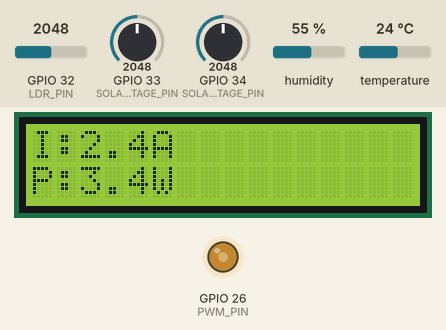
Recording of a sketch running on a simulated ESP32. Parts: 16×2 character LCD, output pins drawn as LEDs (lit = HIGH). The inputs (shaded band) are chosen by the test bench; at power-on: humidity 55 %, GPIO 32 (LDR_PIN) = 2048, GPIO 33 (SOLAR_OUTPUT_VOLTAGE_PIN) = 2048, GPIO 34 (SOLAR_INPUT_VOLTAGE_PIN) = 2048, temperature 24 °C (analog values on the 0–4095 scale). Storage starts empty; what the sketch prints to the serial monitor is not drawn.

Above: at 7.4 s.
7.5 s: humidity set to 22 %
At 10.6 s:
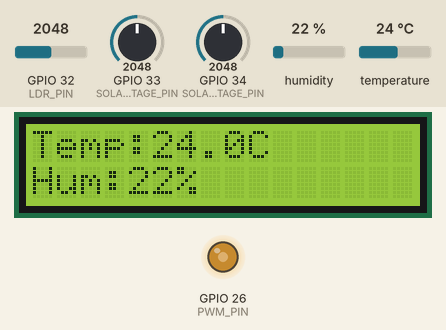
13.8 s: GPIO 32 (LDR_PIN) set to 2540
At 16.3 s:
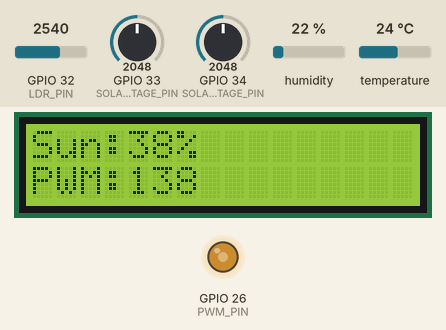
20.1 s: GPIO 33 (SOLAR_OUTPUT_VOLTAGE_PIN) set to 2540
At 22.0 s:
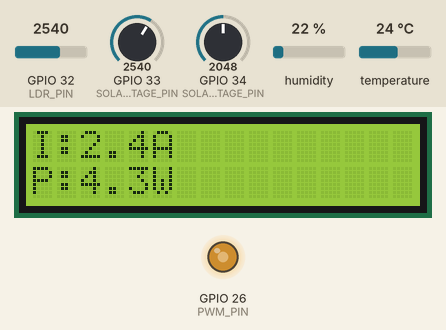
23.7 s: GPIO 34 (SOLAR_INPUT_VOLTAGE_PIN) set to 2540
At 28.5 s:
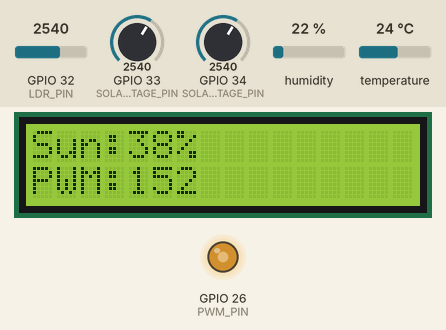
29.4 s: GPIO 33 (SOLAR_OUTPUT_VOLTAGE_PIN) set to 2460
At 30.8 s:
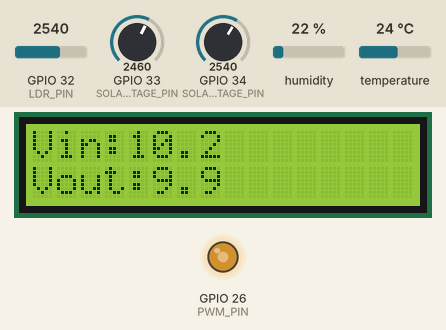
32.9 s: temperature set to 12 °C
At 38.0 s:
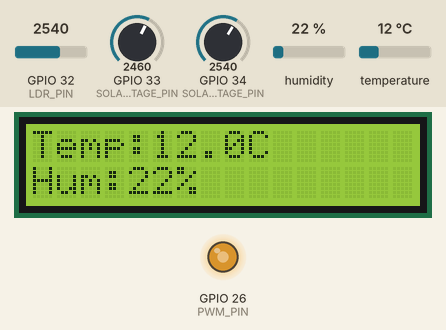
Timing chart, 0 to 54.5 s (numbered marks = the images above; inputs shaded):
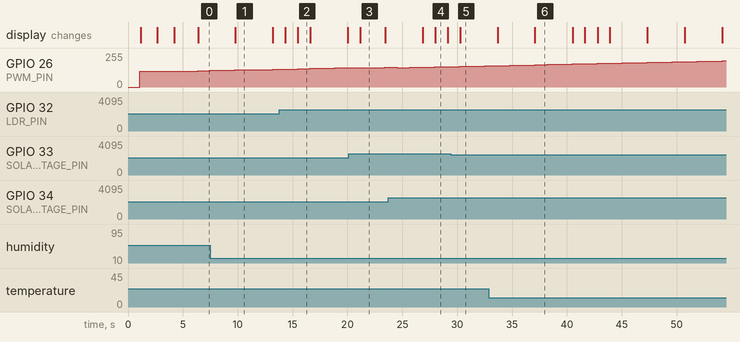

The sketch:

MPPT_DEVICE_USING_IOT_V_C.ino
```cpp
#include <WiFi.h>
#include "AdafruitIO_WiFi.h"
#include <Wire.h>
#include <LiquidCrystal_I2C.h>
#include <DHT.h>
#include <SPI.h>
#include <SD.h>

// =======================
// Adafruit IO Details
// =======================
#define IO_USERNAME  "mqtt240426"
#define IO_KEY       "aio_Bmbz22crL8hi30wbk6pfqjxgB9mM"

#define WIFI_SSID    "homeiot"
#define WIFI_PASS    "homeiot123"

AdafruitIO_WiFi io(IO_USERNAME, IO_KEY, WIFI_SSID, WIFI_PASS);

// =======================
// LCD I2C
// =======================
LiquidCrystal_I2C lcd(0x27, 16, 2);

// =======================
// ESP32 Pins
// =======================
#define SOLAR_INPUT_VOLTAGE_PIN   34
#define SOLAR_OUTPUT_VOLTAGE_PIN  33
#define CURRENT_PIN               35
#define LDR_PIN                   32
#define DHT_PIN                   25
#define DHT_TYPE                  DHT11
#define PWM_PIN                   26
#define SD_CS_PIN                 5

DHT dht(DHT_PIN, DHT_TYPE);

// =======================
// Sensor Calibration
// =======================
float adcRef = 3.3;
float adcMax = 4095.0;

float voltageFactor = 5.0;

float acsOffset = 2.5;
float acsSensitivity = 0.185;

// =======================
// Adafruit IO Feeds
// =======================
AdafruitIO_Feed *inputVoltageFeed  = io.feed("solar-input-voltage");
AdafruitIO_Feed *outputVoltageFeed = io.feed("solar-output-voltage");
AdafruitIO_Feed *currentFeed       = io.feed("solar-current");
AdafruitIO_Feed *powerFeed         = io.feed("solar-power");
AdafruitIO_Feed *tempFeed          = io.feed("temperature");
AdafruitIO_Feed *humFeed           = io.feed("humidity");
AdafruitIO_Feed *ldrFeed           = io.feed("sunlight");
AdafruitIO_Feed *pwmFeed           = io.feed("mppt-pwm");

// =======================
// MPPT Variables
// =======================
float oldPower = 0;
float oldVoltage = 0;

int pwmValue = 120;
const int pwmFreq = 20000;
const int pwmResolution = 8;

unsigned long lastSend = 0;
const unsigned long sendInterval = 15000;

unsigned long lastSDLog = 0;
const unsigned long sdLogInterval = 5000;

bool sdReady = false;

// =======================
// Read Voltage
// =======================
float readVoltage(int pin) {
  int adc = analogRead(pin);
  float adcVoltage = adc * (adcRef / adcMax);
  float actualVoltage = adcVoltage * voltageFactor;
  return actualVoltage;
}

// =======================
// Read Current
// =======================
float readCurrent() {
  int adc = analogRead(CURRENT_PIN);
  float sensorVoltage = adc * (adcRef / adcMax);

  float current = (sensorVoltage - acsOffset) / acsSensitivity;

  if (current < 0.05 && current > -0.05) current = 0;
  if (current < 0) current = 0;

  return current;
}

// =======================
// MPPT P&O Algorithm
// =======================
void mpptControl(float inputVoltage, float power) {
  float dP = power - oldPower;
  float dV = inputVoltage - oldVoltage;

  if (dP > 0) {
    if (dV > 0) pwmValue += 2;
    else pwmValue -= 2;
  } else {
    if (dV > 0) pwmValue -= 2;
    else pwmValue += 2;
  }

  pwmValue = constrain(pwmValue, 30, 230);
  ledcWrite(PWM_PIN, pwmValue);

  oldPower = power;
  oldVoltage = inputVoltage;
}

// =======================
// Create CSV Header
// =======================
void createSDHeader() {
  if (!SD.exists("/mppt_log.csv")) {
    File file = SD.open("/mppt_log.csv", FILE_WRITE);
    if (file) {
      file.println("Time(ms),Vin(V),Vout(V),Current(A),Power(W),Temp(C),Humidity(%),Sunlight(%),PWM");
      file.close();
    }
  }
}

// =======================
// Save Data to CSV File
// =======================
void saveDataToSD(float inputVoltage, float outputVoltage, float current, float power, float temperature, float humidity, int sunlightPercent, int pwmValue) {
  if (!sdReady) return;

  File file = SD.open("/mppt_log.csv", FILE_APPEND);

  if (file) {
    file.print(millis());
    file.print(",");
    file.print(inputVoltage, 2);
    file.print(",");
    file.print(outputVoltage, 2);
    file.print(",");
    file.print(current, 2);
    file.print(",");
    file.print(power, 2);
    file.print(",");
    file.print(temperature, 1);
    file.print(",");
    file.print(humidity, 0);
    file.print(",");
    file.print(sunlightPercent);
    file.print(",");
    file.println(pwmValue);

    file.close();
    Serial.println("CSV data saved to SD card");
  } else {
    Serial.println("CSV file open failed");
  }
}

// =======================
// Setup
// =======================
void setup() {
  Serial.begin(115200);

  analogReadResolution(12);
  analogSetAttenuation(ADC_11db);

  dht.begin();

  lcd.init();
  lcd.backlight();

  lcd.setCursor(0, 0);
  lcd.print("ESP32 MPPT IoT");
  lcd.setCursor(0, 1);
  lcd.print("Starting...");
  delay(1000);

  ledcAttach(PWM_PIN, pwmFreq, pwmResolution);
  ledcWrite(PWM_PIN, pwmValue);

  lcd.clear();
  lcd.setCursor(0, 0);
  lcd.print("SD Checking...");

  if (SD.begin(SD_CS_PIN)) {
    sdReady = true;
    createSDHeader();

    lcd.setCursor(0, 1);
    lcd.print("SD Ready");
    Serial.println("SD card ready");
  } else {
    sdReady = false;

    lcd.setCursor(0, 1);
    lcd.print("SD Failed");
    Serial.println("SD card failed");
  }

  delay(1500);

  lcd.clear();
  lcd.setCursor(0, 0);
  lcd.print("Connecting WiFi");

  Serial.print("Connecting to Adafruit IO");
  io.connect();

  while (io.status() < AIO_CONNECTED) {
    Serial.print(".");
    lcd.setCursor(0, 1);
    lcd.print("Please wait...");
    delay(500);
  }

  Serial.println();
  Serial.println(io.statusText());

  lcd.clear();
  lcd.setCursor(0, 0);
  lcd.print("Adafruit IO");
  lcd.setCursor(0, 1);
  lcd.print("Connected");
  delay(2000);
}

// =======================
// Loop
// =======================
void loop() {
  io.run();

  float inputVoltage = readVoltage(SOLAR_INPUT_VOLTAGE_PIN);
  float outputVoltage = readVoltage(SOLAR_OUTPUT_VOLTAGE_PIN);
  float current = inputVoltage/3.432;
  float power = outputVoltage / current;

  float temperature = dht.readTemperature();
  float humidity = dht.readHumidity();

  int ldrRaw = analogRead(LDR_PIN);
  int sunlightPercent = map(ldrRaw, 0, 4095, 100, 0);
  sunlightPercent = constrain(sunlightPercent, 0, 100);

  if (isnan(temperature)) temperature = 0;
  if (isnan(humidity)) humidity = 0;

  mpptControl(inputVoltage, power);

  Serial.print("Input V: ");
  Serial.print(inputVoltage);
  Serial.print(" V | Output V: ");
  Serial.print(outputVoltage);
  Serial.print(" V | Current: ");
  Serial.print(current);
  Serial.print(" A | Power: ");
  Serial.print(power);
  Serial.print(" W | Temp: ");
  Serial.print(temperature);
  Serial.print(" C | Hum: ");
  Serial.print(humidity);
  Serial.print(" % | Sunlight: ");
  Serial.print(sunlightPercent);
  Serial.print(" % | PWM: ");
  Serial.println(pwmValue);

  static int screen = 0;
  static unsigned long lastScreenChange = 0;

  if (millis() - lastScreenChange > 2500) {
    lastScreenChange = millis();
    screen++;
    if (screen > 3) screen = 0;
  }

  lcd.clear();

  if (screen == 0) {
    lcd.setCursor(0, 0);
    lcd.print("Vin:");
    lcd.print(inputVoltage, 1);

    lcd.setCursor(0, 1);
    lcd.print("Vout:");
    lcd.print(outputVoltage, 1);
  }

  else if (screen == 1) {
    lcd.setCursor(0, 0);
    lcd.print("I:");
    lcd.print(current, 1);
    lcd.print("A");

    lcd.setCursor(0, 1);
    lcd.print("P:");
    lcd.print(power, 1);
    lcd.print("W");
  }

  else if (screen == 2) {
    lcd.setCursor(0, 0);
    lcd.print("Temp:");
    lcd.print(temperature, 1);
    lcd.print("C");

    lcd.setCursor(0, 1);
    lcd.print("Hum:");
    lcd.print(humidity, 0);
    lcd.print("%");
  }

  else if (screen == 3) {
    lcd.setCursor(0, 0);
    lcd.print("Sun:");
    lcd.print(sunlightPercent);
    lcd.print("%");

    lcd.setCursor(0, 1);
    lcd.print("PWM:");
    lcd.print(pwmValue);
  }

  if (millis() - lastSDLog >= sdLogInterval) {
    lastSDLog = millis();
    saveDataToSD(inputVoltage, outputVoltage, current, power, temperature, humidity, sunlightPercent, pwmValue);
  }

  if (millis() - lastSend >= sendInterval) {
    lastSend = millis();

    inputVoltageFeed->save(inputVoltage);
    outputVoltageFeed->save(outputVoltage);
    currentFeed->save(current);
    powerFeed->save(power);
    tempFeed->save(temperature);
    humFeed->save(humidity);
    ldrFeed->save(sunlightPercent);
    pwmFeed->save(pwmValue);

    Serial.println("Data sent to Adafruit IO");
  }

  delay(1000);
}
```

Measured:
- after the input at 20.1 s, the display: changes after 1.1 s (image 3)
- after the input at 29.4 s, the display: changes after 0.86 s (image 5)
- what the display in image 1 shows lasts 3.4 s, from 9.8 s to 13.2 s
- what the display in image 2 shows lasts 1.1 s, from 15.5 s to 16.6 s
- what the display in image 3 shows lasts 2.2 s, from 21.2 s to 23.4 s
- what the display in image 4 shows lasts 1.1 s, from 28.0 s to 29.1 s
